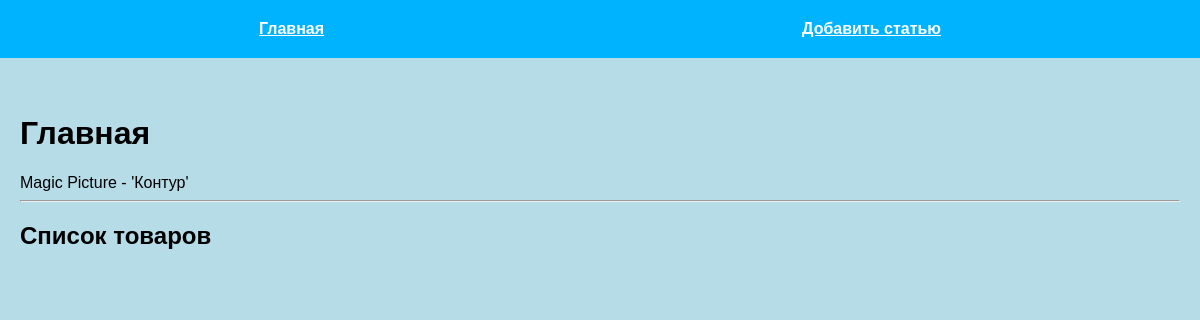
Before: / with the older database file.
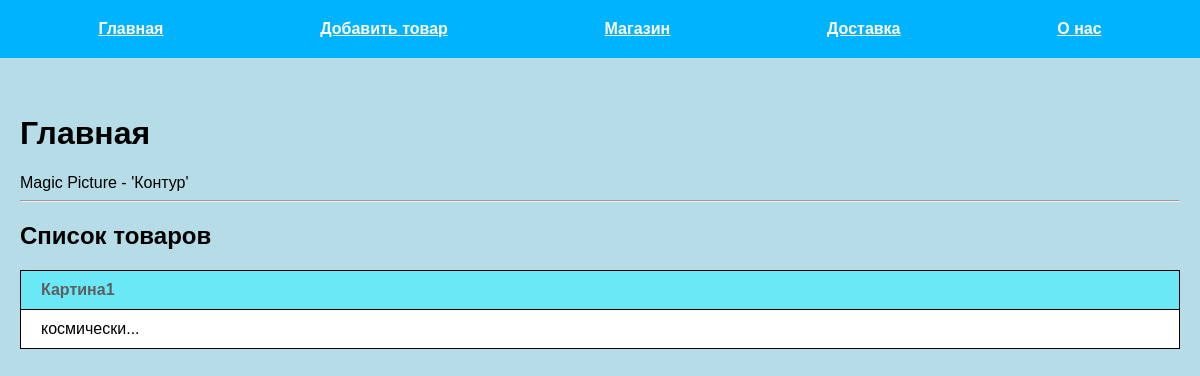
After: the same page with the newer database file.
### tables this page shows
CREATE TABLE mainmenu(
id INTEGER PRIMARY KEY AUTOINCREMENT,
title TEXT NOT NULL,
url TEXT NOT NULL
);

CREATE TABLE posts(
id INTEGER PRIMARY KEY AUTOINCREMENT,
title TEXT NOT NULL,
text TEXT NOT NULL,
url TEXT NOT NULL,
time INTEGER NOT NULL
);

### main.py (the view)
@app.route('/index')
@app.route('/')
def index():
    db = get_db()
    dbase = FDataBase(db)
    print(url_for('index'))
    return render_template('index.html', title='Главная', menu=dbase.get_menu(), posts=dbase.get_posts_anonce())

### FDataBase.py (called while the page is built)
    def get_menu(self):
        sql = '''
        SELECT *
        FROM mainmenu'''
        try:
            self.__cur.execute(sql)
            res = self.__cur.fetchall()
            if res:
                return res
        except IOError:
            print('Ошибка чтения из базы данных')
        return []

    def get_posts_anonce(self):
        try:
            self.__cur.execute("SELECT id, title, text, url FROM posts ORDER BY time DESC")
            res = self.__cur.fetchall()
            if res:
                return res
        except sqlite3.Error as e:
            print('Ошибка получения товара из БД' + str(e))
        return []

### main.py (called while the page is built)
def connect_db():
    con = sqlite3.connect(app.config['DATABASE'])
    con.row_factory = sqlite3.Row
    return con

def get_db():
    if not hasattr(g, 'link_db'):
        g.link_db = connect_db()
    return g.link_db

### templates/index.html (shortened to what this page needs)
{% extends 'base.html' %}
{% block content %}
{{ super() }}
Magic Picture - 'Контур'
<hr>
<h2>Список товаров</h2>
<ul>
    {% for p in posts %}
    <li>
        <p class="title">
            <a href="{{ url_for('show_post', alias=p.url)}}">{{p.title}}</a>
        </p>
        <div class="annonce">{{p.text[:10]}}...</div>
    </li>
    {% endfor %}
{% endblock %}

### templates/base.html (shortened to what this page needs)
<!DOCTYPE html>
<html lang="en">
<head>
  <link rel="stylesheet" href="{{ url_for('static', filename='css/style.css') }}">
</head>
<body>
{% block content %}
  <ul class="menu">
    {% for m in menu %}
    <li>
      <a href="{{ m.url }}">{{ m.title }}</a>
    </li>
    {% endfor %}
  </ul>
<div class="container">
  <div class="content">
    {% if title %}
    <h1>{{ title }}</h1>
    {% else %}
    <h1>Magic Picture</h1>
    {% endif %}
{% endblock %}
  </div>
</div>
</body>
</html>

### static/css/style.css (style rules this page uses)
body { background: rgb(182, 220, 231); margin: 0; padding: 0; font-family: Verdana, Geneva, Tahoma, sans-serif; }
.menu { display: flex; justify-content: space-around; list-style: none; background: rgb(0, 179, 255); padding: 20px; margin-top: 0; }
.content { max-width: 1200px; margin: 0 auto; }
.content { max-width: 1200px; margin: 0 auto; padding: 20px; box-sizing: border-box; }
.menu a { font-weight: bold; color: white; }
ul { list-style: none; padding: 0; }
p>a { text-decoration: none; color: rgb(94, 94, 94); }
li>p, li div { border: 1px solid rgb(0, 0, 0); padding: 10px 20px; }
p.title { margin: 0; font-weight: bold; background-color: rgb(107, 232, 246); }
p.title a { display: block; }
.annonce { margin-top: -1px; background: #FFF; margin-bottom: 40px; }

Changed rows visible on the page:
changed mainmenu: title "Добавить статью" → "Добавить товар"
added mainmenu: title "Магазин"
added mainmenu: title "Доставка"
added mainmenu: title "О нас"
now on this page (row edited): posts: title "Картина1", text "космически"
